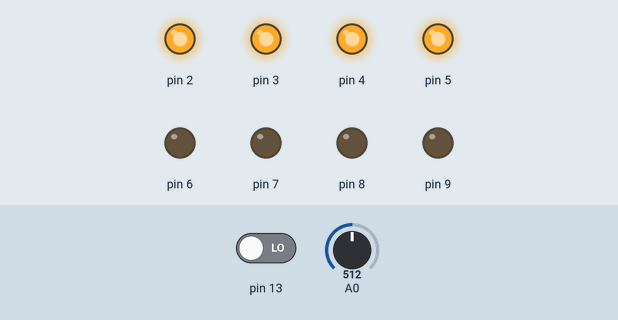
Recording of a sketch running on a simulated Arduino Uno, built with avr-gcc and run on an emulated ATmega328P. On the bench: output pins drawn as LEDs (lit = HIGH). The inputs (shaded band) are chosen by the test bench; at power-on: pin 13 LOW, A0 = 512.

Above: at 1.2 s.
1.3 s: pin 13 driven HIGH
At 2.0 s:
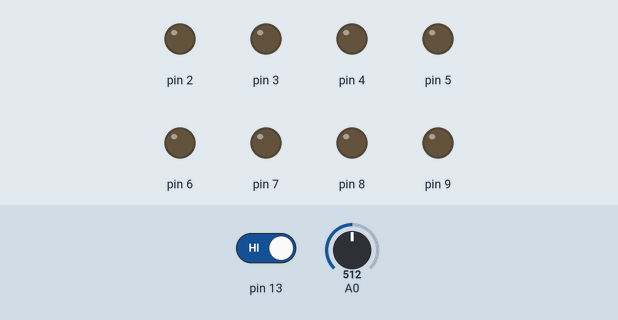
4.3 s: pin 13 driven LOW
At 5.6 s:
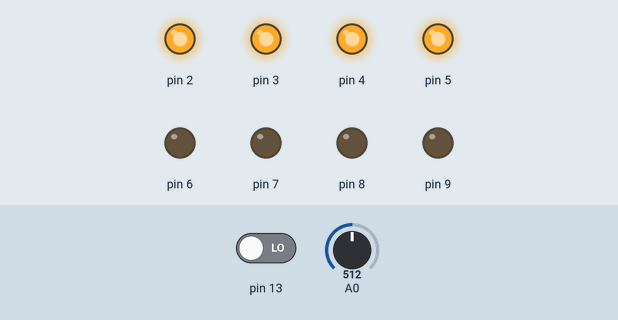
6.3 s: A0 set to 620
7.8 s: A0 set to 646
At 8.2 s:
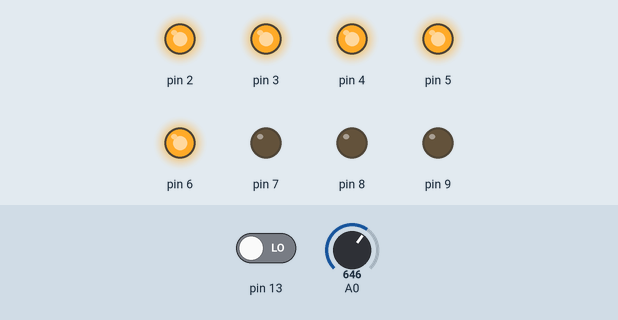
9.3 s: A0 set to 501
At 10.5 s:
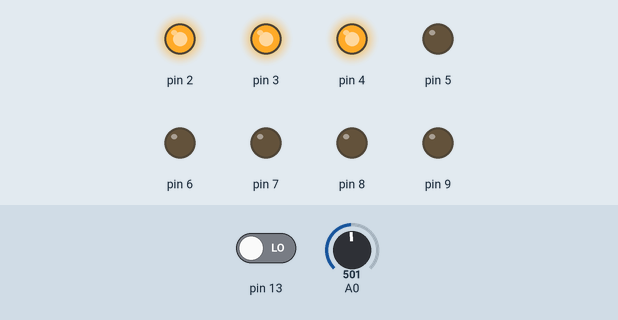
10.8 s: A0 set to 306
At 11.6 s:
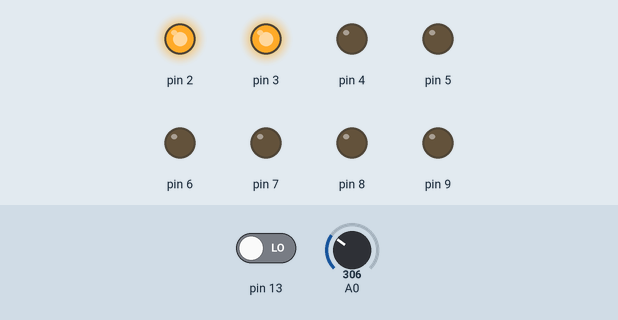
Timing chart, 0 to 13.3 s (numbered marks = the images above; inputs shaded):
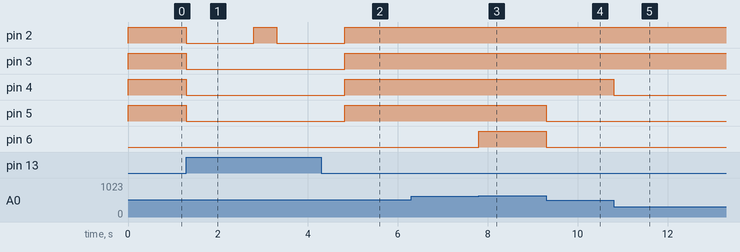

Measured:
- the behaviour switches between 638 and 639 on A0 (found by bisection; images 2 and 3)
- after the input at 1.3 s, pin 2: HIGH → LOW at once, → HIGH 1.5 s later, → LOW 0.51 s later; pin 3–5: HIGH → LOW at once
- after the input at 4.3 s, pin 2–5: LOW → HIGH after 0.52 s
- after the input at 6.3 s, every drawn part: stays the same
- after the input at 7.8 s, pin 6: LOW → HIGH at once
- after the input at 9.3 s, pin 5, pin 6: HIGH → LOW at once
- after the input at 10.8 s, pin 4: HIGH → LOW at once

The sketch:

Practica5PotMejorado.ino
```cpp
int potValue, i, ni, numLED, ayuda;
int PredidoConPot();
void LucesSeguidas();
void Prendido(int x);
void Apagado(int x);
void ApagarTodo();

void setup() {
pinMode(2, OUTPUT);
pinMode(3, OUTPUT);
pinMode(4, OUTPUT);
pinMode(5, OUTPUT);
pinMode(6, OUTPUT);
pinMode(7, OUTPUT);
pinMode(8, OUTPUT);
pinMode(9, OUTPUT);
pinMode(13, INPUT);
}

void loop() {
  potValue = analogRead(A0);
  i = digitalRead(13);

//Ciclo del primer programa
  while(i !=1){
    potValue = analogRead(A0);
    PrendidoConPot();
    i = digitalRead(13);
  }
  ApagarTodo();
  i = 0;
  delay(1000);
//Ciclo del segundo pragrama
  delay(500);
  while(i != 1){
    ayuda = numLED + 2;
    for(ni = 2; ni < ayuda; ni++){
      Prendido(ni);
      if(digitalRead(13)){
        i = 1;
        break;
      }
    }
    for(ni; ni > 1; ni--){
      Apagado(ni);
      if(digitalRead(13)){
        i = 1;
        break;
      }
    }
    i = digitalRead(13);
  }

  i = 0;
  delay(1000);
}

int PrendidoConPot(){
  numLED = 0;
  if(potValue >= 127){
    digitalWrite(2, HIGH);
    numLED = 1;
  }
  else{
    digitalWrite(2, LOW);
    numLED = 0;
  }
  if(potValue >= 255){
    digitalWrite(3, HIGH);
    numLED = 2;
  }
  else
    digitalWrite(3, LOW);
  if(potValue >= 383){
    digitalWrite(4, HIGH);
    numLED = 3;
  }
  else
    digitalWrite(4, LOW);
  if(potValue >= 511){
    digitalWrite(5, HIGH);
    numLED = 4;
  }
  else
    digitalWrite(5,LOW);
  if(potValue >= 639){
    digitalWrite(6, HIGH);
    numLED = 5;
  }
  else
    digitalWrite(6,LOW);
  if(potValue >= 767){
    digitalWrite(7, HIGH);
    numLED = 6;
  }
  else
    digitalWrite(7, LOW);
  if(potValue >= 895){
    digitalWrite(8, HIGH);
    numLED = 7;
  }
  else
    digitalWrite(8, LOW);
  if(potValue == 1023){
    digitalWrite(9, HIGH);
    numLED = 8;
  }
  else
    digitalWrite(9, LOW);
  return numLED;
}
void Prendido(int x){
  potValue = analogRead(A0);
  digitalWrite(x, HIGH);
  delay(potValue);
}
void Apagado(int x){
  potValue = analogRead(A0);
  digitalWrite(x, LOW);
  delay(potValue);
}
void ApagarTodo(){
  digitalWrite(2,LOW);
  digitalWrite(3,LOW);
  digitalWrite(4,LOW);
  digitalWrite(5,LOW);
  digitalWrite(6,LOW);
  digitalWrite(7,LOW);
  digitalWrite(8,LOW);
  digitalWrite(9,LOW);
}
```
